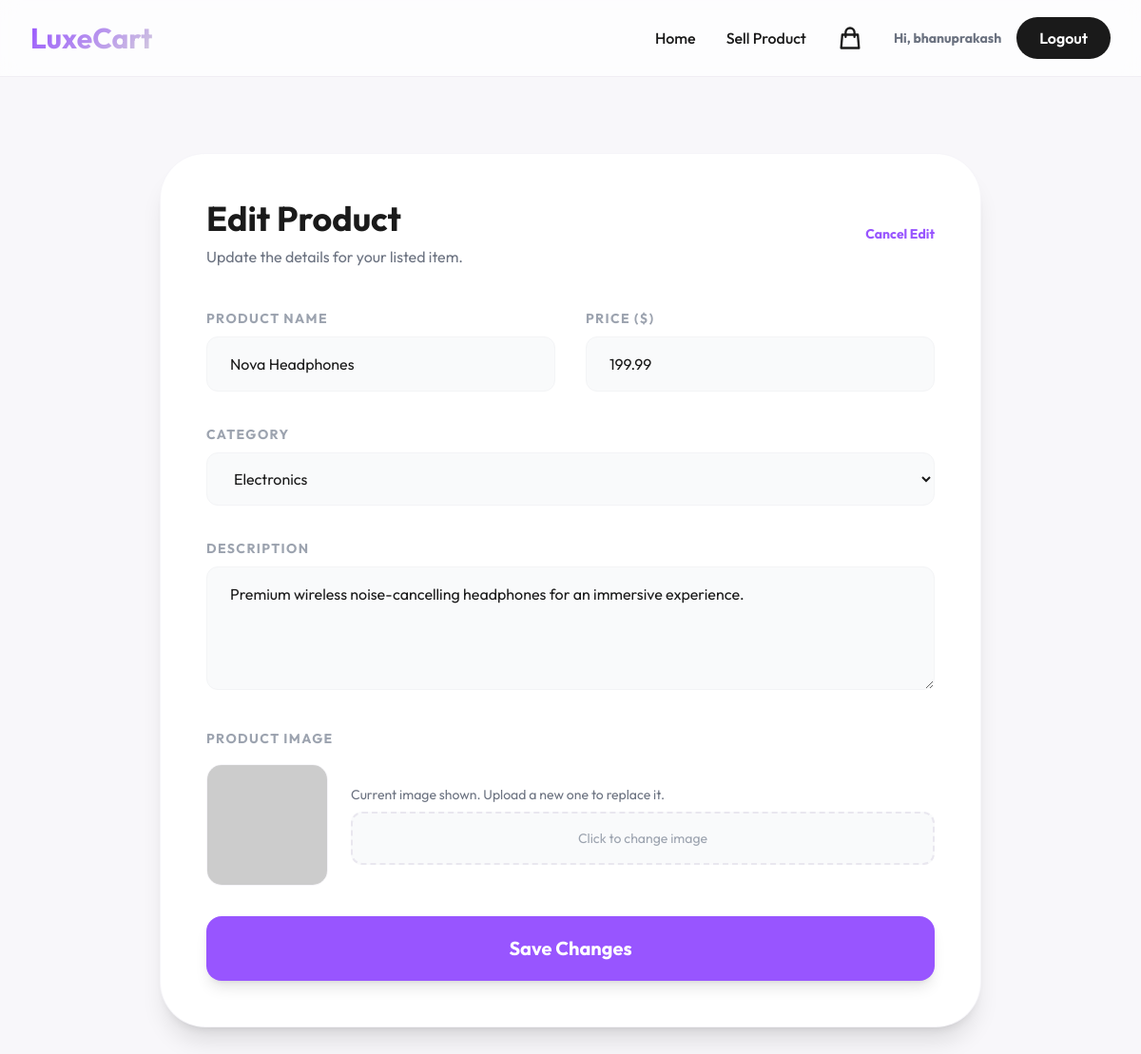
Screenshot of /edit/1 (signed in) with the database file from the repository.
### models.py (models this page shows)
class ProductModel(db.Model):
    __tablename__ = 'products'
    id = db.Column(db.Integer, primary_key=True)
    name = db.Column(db.String(100), nullable=False)
    description = db.Column(db.Text, nullable=False)
    price = db.Column(db.Float, nullable=False)
    category = db.Column(db.String(50), nullable=False)
    image_base64 = db.Column(db.Text, nullable=True) # Storing image as Base64 string
    created_at = db.Column(db.DateTime, default=datetime.utcnow)

### app.py (the view, shortened to what this page needs)
@app.route('/edit/<int:p_id>', methods=['GET', 'POST'])
def edit_page(p_id):
    product = ProductModel.query.get(p_id)
    if not product:
        return "Product Not Found", 404
    return render_template('edit.html', product=product, cart_count=len(session.get('cart', [])), username=session.get('username'))

### templates/edit.html (shortened to what this page needs)
{% extends "layout.html" %}
{% block content %}
<div class="max-w-4xl mx-auto px-4 py-20">
    <div class="bg-white rounded-[3rem] p-12 shadow-xl border border-secondary/20">
        <div class="flex justify-between items-center mb-10">
            <div>
                <h1 class="text-4xl font-bold mb-2">Edit Product</h1>
                <p class="text-gray-500">Update the details for your listed item.</p>
            </div>
            <a href="/product/{{ product.id }}" class="text-sm font-bold text-primary hover:underline">Cancel Edit</a>
        </div>
        <form action="/edit/{{ product.id }}" method="POST" enctype="multipart/form-data" class="space-y-8">
            <div class="grid grid-cols-1 md:grid-cols-2 gap-8">
                <div class="space-y-2">
                    <label class="font-bold text-sm uppercase tracking-widest text-gray-400">Product Name</label>
                    <input type="text" name="name" value="{{ product.name }}" required class="w-full px-6 py-4 rounded-xl bg-gray-50 border border-gray-100 focus:outline-none focus:ring-2 focus:ring-primary/30 transition-all">
                </div>
                <div class="space-y-2">
                    <label class="font-bold text-sm uppercase tracking-widest text-gray-400">Price ($)</label>
                    <input type="number" step="0.01" name="price" value="{{ product.price }}" required class="w-full px-6 py-4 rounded-xl bg-gray-50 border border-gray-100 focus:outline-none focus:ring-2 focus:ring-primary/30 transition-all">
                </div>
            </div>
            <div class="space-y-2">
                <label class="font-bold text-sm uppercase tracking-widest text-gray-400">Category</label>
                <select name="category" required class="w-full px-6 py-4 rounded-xl bg-gray-50 border border-gray-100 focus:outline-none focus:ring-2 focus:ring-primary/30 transition-all">
                    <option value="Electronics" {% if product.category == 'Electronics' %}selected{% endif %}>Electronics</option>
                </select>
            </div>
            <div class="space-y-2">
                <label class="font-bold text-sm uppercase tracking-widest text-gray-400">Description</label>
                <textarea name="description" rows="4" required class="w-full px-6 py-4 rounded-xl bg-gray-50 border border-gray-100 focus:outline-none focus:ring-2 focus:ring-primary/30 transition-all">{{ product.description }}</textarea>
            </div>
            <div class="space-y-4">
                <label class="font-bold text-sm uppercase tracking-widest text-gray-400">Product Image</label>
                <div class="flex items-center gap-6">
                    <div class="w-32 h-32 rounded-2xl overflow-hidden border border-secondary/20">
                        <img src="{{ product.image_base64 or 'https://via.placeholder.com/500' }}" class="w-full h-full object-cover">
                    </div>
                    <div class="flex-1">
                        <p class="text-sm text-gray-500 mb-2">Current image shown. Upload a new one to replace it.</p>
                        <div class="relative group">
                            <div class="w-full py-4 border-2 border-dashed border-secondary/40 rounded-xl flex items-center justify-center group-hover:border-primary/50 transition-all bg-gray-50">
                                <span class="text-gray-400 text-sm group-hover:text-primary">Click to change image</span>
                            </div>
                        </div>
                    </div>
                </div>
            </div>
            <button type="submit" class="w-full btn-primary text-white py-5 rounded-2xl font-bold text-xl shadow-lg mt-10">Save Changes</button>
        </form>
    </div>
</div>
{% endblock %}

### templates/layout.html (style rules this page uses)
body { font-family: 'Outfit', sans-serif; background-color: #F8F7FA; }
.btn-primary { background: #9855FF; transition: all 0.3s ease; }

### rows the page displays
ProductModel: name "Nova Headphones", price "199.99", category "Electronics", description "Premium wireless noise-cancelling headphones for an immersive experience."

### other values shown
{{ username }} "bhanuprakash"
